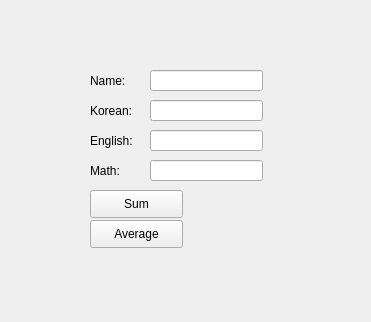
<?xml version="1.0" encoding="UTF-8"?>
<ui version="4.0">
 <class>MyWidget</class>
 <widget class="QWidget" name="MyWidget">
  <property name="geometry">
   <rect>
    <x>0</x>
    <y>0</y>
    <width>371</width>
    <height>322</height>
   </rect>
  </property>
  <property name="windowTitle">
   <string>Form</string>
  </property>
  <widget class="QLabel" name="label">
   <property name="geometry">
    <rect>
     <x>90</x>
     <y>70</y>
     <width>61</width>
     <height>21</height>
    </rect>
   </property>
   <property name="text">
    <string>Name:</string>
   </property>
  </widget>
  <widget class="QLabel" name="label_2">
   <property name="geometry">
    <rect>
     <x>90</x>
     <y>100</y>
     <width>61</width>
     <height>21</height>
    </rect>
   </property>
   <property name="text">
    <string>Korean:</string>
   </property>
  </widget>
  <widget class="QLabel" name="label_3">
   <property name="geometry">
    <rect>
     <x>90</x>
     <y>130</y>
     <width>61</width>
     <height>21</height>
    </rect>
   </property>
   <property name="text">
    <string>English:</string>
   </property>
  </widget>
  <widget class="QLabel" name="label_4">
   <property name="geometry">
    <rect>
     <x>90</x>
     <y>160</y>
     <width>61</width>
     <height>21</height>
    </rect>
   </property>
   <property name="text">
    <string>Math:</string>
   </property>
  </widget>
  <widget class="QLineEdit" name="lineEditName">
   <property name="geometry">
    <rect>
     <x>150</x>
     <y>70</y>
     <width>113</width>
     <height>21</height>
    </rect>
   </property>
  </widget>
  <widget class="QLineEdit" name="lineEditKorean">
   <property name="geometry">
    <rect>
     <x>150</x>
     <y>100</y>
     <width>113</width>
     <height>21</height>
    </rect>
   </property>
  </widget>
  <widget class="QLineEdit" name="lineEditEnglish">
   <property name="geometry">
    <rect>
     <x>150</x>
     <y>130</y>
     <width>113</width>
     <height>21</height>
    </rect>
   </property>
  </widget>
  <widget class="QLineEdit" name="lineEditMath">
   <property name="geometry">
    <rect>
     <x>150</x>
     <y>160</y>
     <width>113</width>
     <height>21</height>
    </rect>
   </property>
  </widget>
  <widget class="QPushButton" name="pushButtonSum">
   <property name="geometry">
    <rect>
     <x>90</x>
     <y>190</y>
     <width>93</width>
     <height>28</height>
    </rect>
   </property>
   <property name="text">
    <string>Sum</string>
   </property>
  </widget>
  <widget class="QPushButton" name="pushButtonAverage">
   <property name="geometry">
    <rect>
     <x>90</x>
     <y>220</y>
     <width>93</width>
     <height>28</height>
    </rect>
   </property>
   <property name="text">
    <string>Average</string>
   </property>
  </widget>
  <widget class="QLabel" name="labelSum">
   <property name="geometry">
    <rect>
     <x>200</x>
     <y>190</y>
     <width>91</width>
     <height>21</height>
    </rect>
   </property>
   <property name="text">
    <string/>
   </property>
  </widget>
  <widget class="QLabel" name="labelAverage">
   <property name="geometry">
    <rect>
     <x>200</x>
     <y>220</y>
     <width>91</width>
     <height>21</height>
    </rect>
   </property>
   <property name="text">
    <string/>
   </property>
  </widget>
 </widget>
 <resources/>
 <connections/>
</ui>
